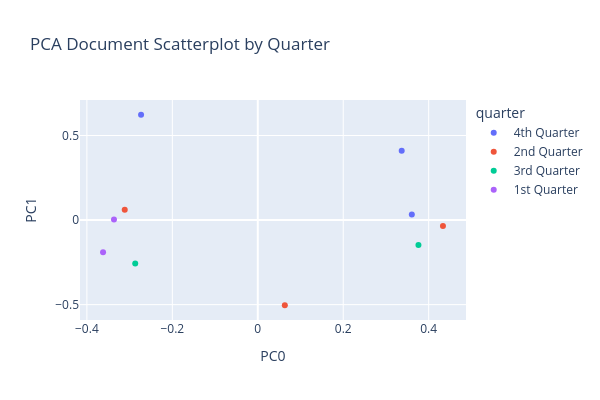

The notebook cell this image was saved under:
### Code cell
# Plot 1: documents in PCA space
DCM_META = DCM.join(LIB[['quarter']])

px.scatter(DCM_META.reset_index(),
           x="PC0",
           y="PC1",
           color="quarter",
           hover_name="mag_id",
           title="PCA Document Scatterplot by Quarter",
           height=400,
           width=600)

### Figure 1 — Plotly figure (JSON) as saved in the notebook; plotly's stock layout.template omitted (floating-point values rounded to 4 significant figures)
{"data": [{"hovertemplate": "<b>%{hovertext}</b><br><br>quarter=4th Quarter<br>PC0=%{x}<br>PC1=%{y}<extra></extra>", "hovertext": [0, 2, 5], "legendgroup": "4th Quarter", "marker": {"color": "#636efa", "symbol": "circle"}, "mode": "markers", "name": "4th Quarter", "orientation": "v", "showlegend": true, "type": "scatter", "x": [0.3606, 0.3368, -0.2732], "xaxis": "x", "y": [0.03354, 0.4104, 0.6226], "yaxis": "y"}, {"hovertemplate": "<b>%{hovertext}</b><br><br>quarter=2nd Quarter<br>PC0=%{x}<br>PC1=%{y}<extra></extra>", "hovertext": [1, 3, 9], "legendgroup": "2nd Quarter", "marker": {"color": "#EF553B", "symbol": "circle"}, "mode": "markers", "name": "2nd Quarter", "orientation": "v", "showlegend": true, "type": "scatter", "x": [0.06331, 0.4334, -0.3114], "xaxis": "x", "y": [-0.5037, -0.0348, 0.06164], "yaxis": "y"}, {"hovertemplate": "<b>%{hovertext}</b><br><br>quarter=3rd Quarter<br>PC0=%{x}<br>PC1=%{y}<extra></extra>", "hovertext": [4, 8], "legendgroup": "3rd Quarter", "marker": {"color": "#00cc96", "symbol": "circle"}, "mode": "markers", "name": "3rd Quarter", "orientation": "v", "showlegend": true, "type": "scatter", "x": [0.3761, -0.2868], "xaxis": "x", "y": [-0.1469, -0.2562], "yaxis": "y"}, {"hovertemplate": "<b>%{hovertext}</b><br><br>quarter=1st Quarter<br>PC0=%{x}<br>PC1=%{y}<extra></extra>", "hovertext": [6, 7], "legendgroup": "1st Quarter", "marker": {"color": "#ab63fa", "symbol": "circle"}, "mode": "markers", "name": "1st Quarter", "orientation": "v", "showlegend": true, "type": "scatter", "x": [-0.3622, -0.3366], "xaxis": "x", "y": [-0.1902, 0.003598], "yaxis": "y"}], "layout": {"height": 400, "legend": {"title": {"text": "quarter"}, "tracegroupgap": 0}, "title": {"text": "PCA Document Scatterplot by Quarter"}, "width": 600, "xaxis": {"anchor": "y", "domain": [0, 1], "title": {"text": "PC0"}}, "yaxis": {"anchor": "x", "domain": [0, 1], "title": {"text": "PC1"}}}}
